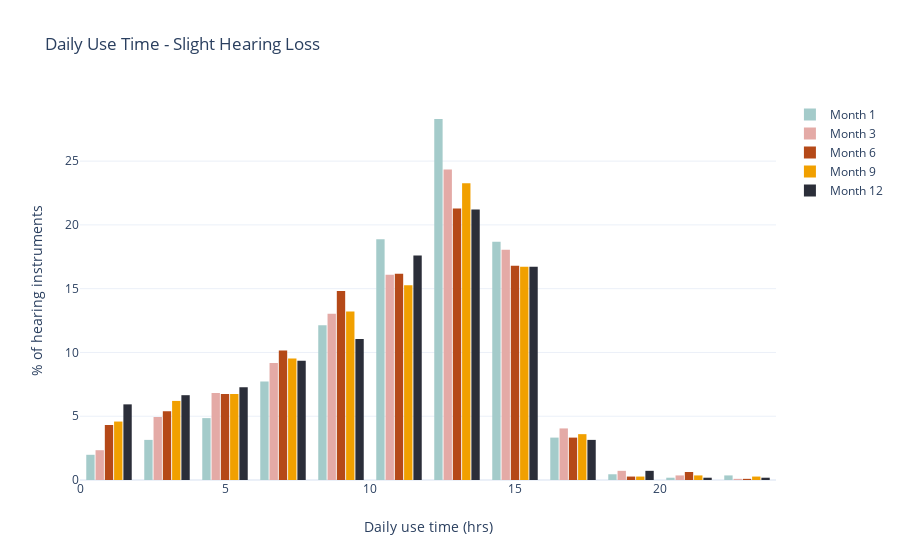

Notebook source saved alongside this figure:
### Code cell
import plotly.graph_objects as go

import numpy as np
x0 = slight['UT_1']
x1 = slight['UT_3']
x2 = slight['UT_6']
x3 = slight['UT_9']
x4 = slight['UT_12']

fig = go.Figure()
fig.add_trace(go.Histogram(
    x=x0,
    histnorm='percent',
    name='Month 1', # name used in legend and hover labels
    marker_color='#a4cbca', nbinsx=15,
))
fig.add_trace(go.Histogram(
    x=x1,
    histnorm='percent',
    name='Month 3',
    marker_color='#e4aaa6', nbinsx=15,
))

fig.add_trace(go.Histogram(
    x=x2,
    histnorm='percent',
    name='Month 6', # name used in legend and hover labels
    marker_color='#b54918', nbinsx=15,
))
fig.add_trace(go.Histogram(
    x=x3,
    histnorm='percent',
    name='Month 9',
    marker_color='#f1a000', nbinsx=15
))
fig.add_trace(go.Histogram(
    x=x4,
    histnorm='percent',
    name='Month 12',
    marker_color='#2b2e39', nbinsx=15
))


fig.update_layout(
    title_text='Daily Use Time - Slight Hearing Loss ', # title of plot
    xaxis_title_text='Daily use time (hrs)', # xaxis label
    yaxis_title_text='% of hearing instruments ', # yaxis label
    bargap=0.2, # gap between bars of adjacent location coordinates
    bargroupgap=0.1, # gap between bars of the same location coordinates
    template = "plotly_white", # set template to white
)

fig.show()
print('Descriptive Statistics')
slight[['UT_1', 'UT_3', 'UT_6', 'UT_9', 'UT_12']].describe()

### Figure 1 — Plotly figure (JSON) as saved in the notebook; plotly's stock layout.template omitted (floating-point values rounded to 4 significant figures; data arrays with more than 128 entries replaced by an {"elided": "..."} marker saying what was removed)
{"data": [{"histnorm": "percent", "marker": {"color": "#a4cbca"}, "name": "Month 1", "nbinsx": 15, "type": "histogram", "x": {"elided": "1113 float values"}}, {"histnorm": "percent", "marker": {"color": "#e4aaa6"}, "name": "Month 3", "nbinsx": 15, "type": "histogram", "x": {"elided": "1113 float values"}}, {"histnorm": "percent", "marker": {"color": "#b54918"}, "name": "Month 6", "nbinsx": 15, "type": "histogram", "x": {"elided": "1113 float values"}}, {"histnorm": "percent", "marker": {"color": "#f1a000"}, "name": "Month 9", "nbinsx": 15, "type": "histogram", "x": {"elided": "1113 float values"}}, {"histnorm": "percent", "marker": {"color": "#2b2e39"}, "name": "Month 12", "nbinsx": 15, "type": "histogram", "x": {"elided": "1113 float values"}}], "layout": {"bargap": 0.2, "bargroupgap": 0.1, "title": {"text": "Daily Use Time - Slight Hearing Loss "}, "xaxis": {"title": {"text": "Daily use time (hrs)"}}, "yaxis": {"title": {"text": "% of hearing instruments "}}}}
